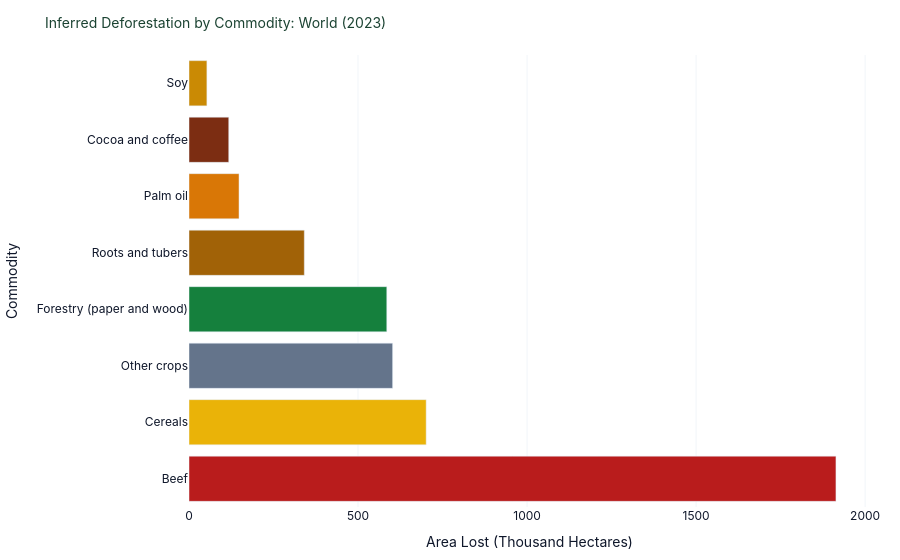

Notebook cell for this chart:
### Markdown cell above
### 3. Agricultural Commodity Attribution (Pendrill et al.)
Which commercial agricultural commodities drive the largest shares of deforestation?
- **Beef (Cattle Ranching)**: #1 driver globally, accounting for more tropical deforestation than the next three commodities combined.
- **Soybeans**: Concentrated in the Amazon and Cerrado biomes of Brazil and Bolivia.
- **Oil Palm**: Concentrated in Indonesia and Malaysia, with recent expansion into West Africa and Peru.
- **Forestry (Paper & Wood Fiber)**: Commercial pulp and timber plantations.
- **Cocoa & Coffee**: Tropical cash crops in West Africa and Latin America.

### Code cell
fig_comm = create_commodity_breakdown_chart(df_comm, entity="World", year=2023)
fig_comm.show()

### Figure 1 — Plotly figure (JSON) as saved in the notebook; plotly's stock layout.template omitted (floating-point values rounded to 4 significant figures)
{"data": [{"hovertemplate": "<b>%{y}</b>: %{x:,.1f} thousand ha<extra></extra>", "legendgroup": "Soy", "marker": {"color": "#ca8a04", "pattern": {"shape": ""}}, "name": "Soy", "orientation": "h", "showlegend": true, "textposition": "auto", "type": "bar", "x": [52.92], "xaxis": "x", "y": ["Soy"], "yaxis": "y"}, {"hovertemplate": "<b>%{y}</b>: %{x:,.1f} thousand ha<extra></extra>", "legendgroup": "Cocoa and coffee", "marker": {"color": "#7c2d12", "pattern": {"shape": ""}}, "name": "Cocoa and coffee", "orientation": "h", "showlegend": true, "textposition": "auto", "type": "bar", "x": [117.6], "xaxis": "x", "y": ["Cocoa and coffee"], "yaxis": "y"}, {"hovertemplate": "<b>%{y}</b>: %{x:,.1f} thousand ha<extra></extra>", "legendgroup": "Palm oil", "marker": {"color": "#d97706", "pattern": {"shape": ""}}, "name": "Palm oil", "orientation": "h", "showlegend": true, "textposition": "auto", "type": "bar", "x": [148.0], "xaxis": "x", "y": ["Palm oil"], "yaxis": "y"}, {"hovertemplate": "<b>%{y}</b>: %{x:,.1f} thousand ha<extra></extra>", "legendgroup": "Roots and tubers", "marker": {"color": "#a16207", "pattern": {"shape": ""}}, "name": "Roots and tubers", "orientation": "h", "showlegend": true, "textposition": "auto", "type": "bar", "x": [341.1], "xaxis": "x", "y": ["Roots and tubers"], "yaxis": "y"}, {"hovertemplate": "<b>%{y}</b>: %{x:,.1f} thousand ha<extra></extra>", "legendgroup": "Forestry (paper and wood)", "marker": {"color": "#15803d", "pattern": {"shape": ""}}, "name": "Forestry (paper and wood)", "orientation": "h", "showlegend": true, "textposition": "auto", "type": "bar", "x": [585.1], "xaxis": "x", "y": ["Forestry (paper and wood)"], "yaxis": "y"}, {"hovertemplate": "<b>%{y}</b>: %{x:,.1f} thousand ha<extra></extra>", "legendgroup": "Other crops", "marker": {"color": "#64748b", "pattern": {"shape": ""}}, "name": "Other crops", "orientation": "h", "showlegend": true, "textposition": "auto", "type": "bar", "x": [602.3], "xaxis": "x", "y": ["Other crops"], "yaxis": "y"}, {"hovertemplate": "<b>%{y}</b>: %{x:,.1f} thousand ha<extra></extra>", "legendgroup": "Cereals", "marker": {"color": "#eab308", "pattern": {"shape": ""}}, "name": "Cereals", "orientation": "h", "showlegend": true, "textposition": "auto", "type": "bar", "x": [701.5], "xaxis": "x", "y": ["Cereals"], "yaxis": "y"}, {"hovertemplate": "<b>%{y}</b>: %{x:,.1f} thousand ha<extra></extra>", "legendgroup": "Beef", "marker": {"color": "#b91c1c", "pattern": {"shape": ""}}, "name": "Beef", "orientation": "h", "showlegend": true, "textposition": "auto", "type": "bar", "x": [1914.0], "xaxis": "x", "y": ["Beef"], "yaxis": "y"}], "layout": {"barmode": "relative", "font": {"color": "#0f172a", "family": "Inter, Segoe UI, Arial, sans-serif"}, "hoverlabel": {"bgcolor": "#1b4332", "font": {"color": "white", "family": "Inter, sans-serif", "size": 12}}, "legend": {"font": {"size": 11}, "orientation": "h", "title": {"text": "Commodity"}, "tracegroupgap": 0, "x": 1, "xanchor": "right", "y": 1.02, "yanchor": "bottom"}, "margin": {"b": 40, "l": 40, "r": 30, "t": 55}, "paper_bgcolor": "white", "plot_bgcolor": "white", "showlegend": false, "title": {"font": {"color": "#1b4332", "size": 14}, "text": "Inferred Deforestation by Commodity: World (2023)"}, "xaxis": {"anchor": "y", "domain": [0.0, 1.0], "gridcolor": "#f1f5f9", "showgrid": true, "title": {"text": "Area Lost (Thousand Hectares)"}}, "yaxis": {"anchor": "x", "categoryarray": ["Beef", "Cereals", "Other crops", "Forestry (paper and wood)", "Roots and tubers", "Palm oil", "Cocoa and coffee", "Soy"], "categoryorder": "array", "domain": [0.0, 1.0], "title": {"text": "Commodity"}}}}
